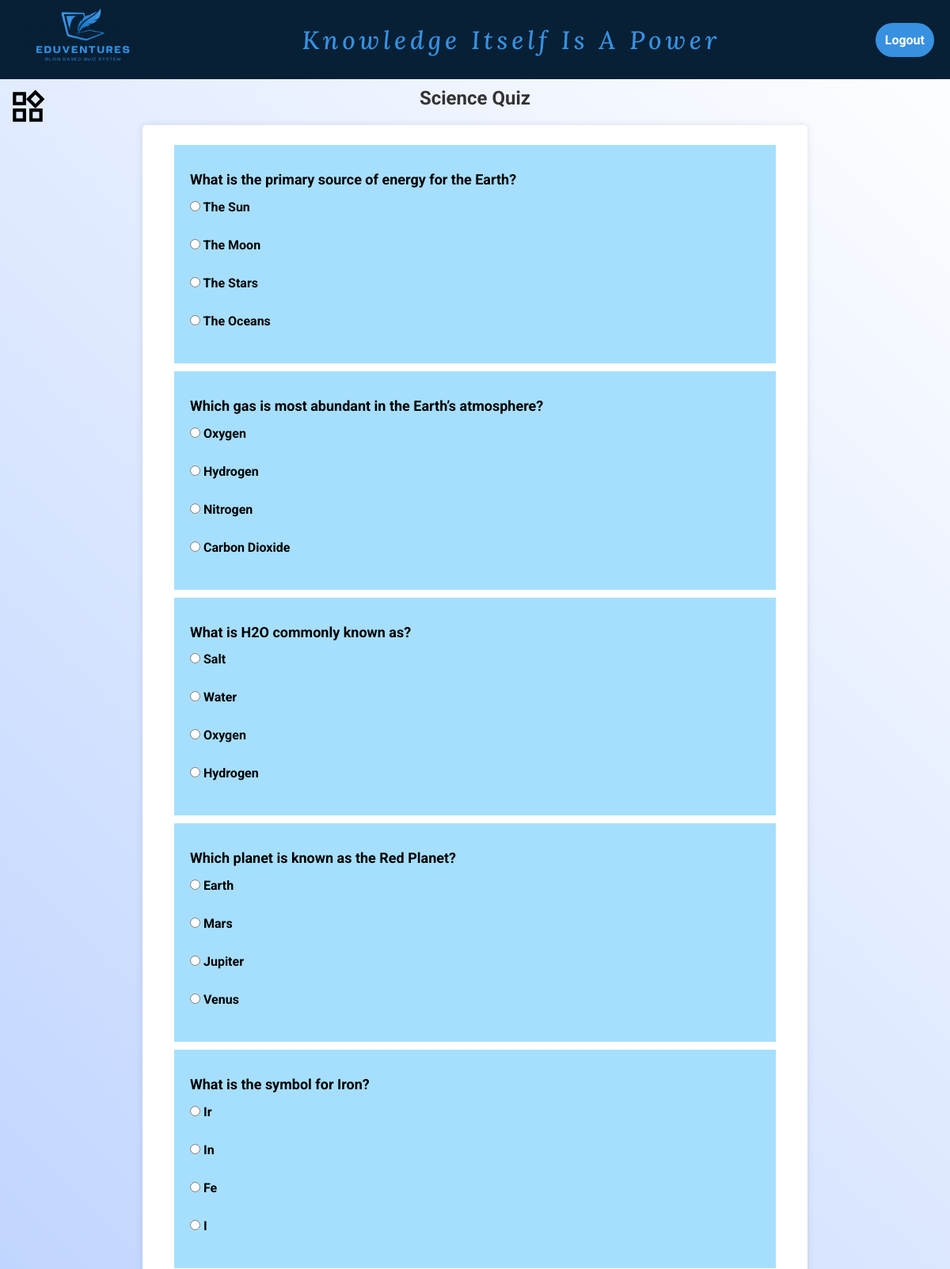
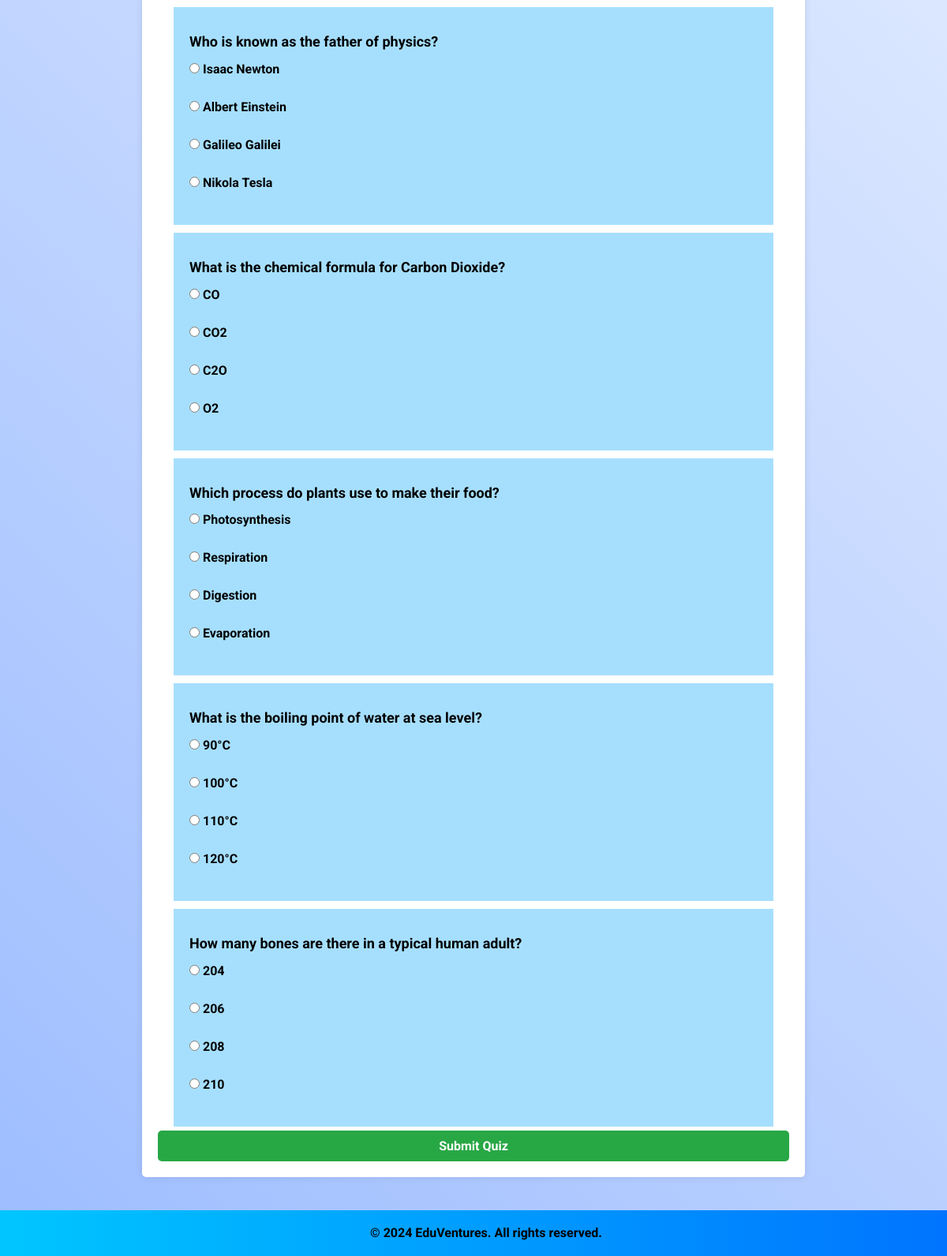
/quiz.php (signed in), run on the app's committed database (2 pictures, top to bottom).
### tables this page shows
CREATE TABLE `blogs` (
  `blog_id` int(11) NOT NULL,
  `title` varchar(100) NOT NULL,
  `description` text DEFAULT NULL,
  `created_at` timestamp NOT NULL DEFAULT current_timestamp()
);

CREATE TABLE `quiz_questions` (
  `question_id` int(11) NOT NULL,
  `blog_id` int(11) NOT NULL,
  `question` varchar(255) NOT NULL,
  `option1` varchar(100) NOT NULL,
  `option2` varchar(100) NOT NULL,
  `option3` varchar(100) NOT NULL,
  `option4` varchar(100) NOT NULL,
  `correct_option` int(11) NOT NULL
);

### quiz.php (the view, shortened to what this page needs)
<?php
require "partials/_dbconnect.php";
$blog_id = isset($_GET['blog_id']) ? intval($_GET['blog_id']) : 1;
$query = "SELECT * FROM quiz_questions WHERE blog_id = $blog_id";
$result = mysqli_query($conn, $query);
$title_query = "SELECT title FROM blogs WHERE blog_id = $blog_id";
$title_result = mysqli_query($conn, $title_query);
$title_row = mysqli_fetch_assoc($title_result);
$quiz_title = $title_row ? $title_row['title'] : 'Unknown Quiz';
$display_results = false;
mysqli_data_seek($result, 0);
?>
<!DOCTYPE html>
<html lang="en">
<head>
    <link rel="stylesheet" href="style.css">
    <link rel="stylesheet" href="style2.css">
    <link rel="stylesheet" href="quiz.css">
</head>
<body>
    <?php include 'partials/nav.php'; ?>
    <?php include 'partials/sidebar.php'; ?>
    <div class="main">
        <div class="q">
            <h2 style="margin-top:10px;"><?php echo $quiz_title; ?> Quiz</h2>
            <?php if (!$display_results): ?>
                <form method="post" action="">
                    <?php while ($question = mysqli_fetch_assoc($result)): ?>
                        <div class="c">
                            <p class="ques"><?php echo $question['question']; ?></p>
                            <?php for ($i = 1; $i <= 4; $i++): ?>
                                <label>
                                    <input type="radio" name="answer_<?php echo $question['question_id']; ?>" value="<?php echo $i; ?>">
                                    <?php echo $question["option$i"]; ?>
                                </label><br>
                            <?php endfor; ?>
                        </div>
                    <?php endwhile; ?>
                    <button type="submit">Submit Quiz</button>
                </form>
        <?php endif; ?>
        </div>
        <footer>
            <p style="text-align:center ;">&copy; 2024 EduVentures. All rights reserved.</p>
        </footer>
    </div>
</body>
</html>

### partials/nav.php (shortened to what this page needs)
<?php
if (isset($_SESSION['loggedin']) && $_SESSION['loggedin'] === true) {
    $logged = true;
} else {
    $logged = false;
}
echo '<div class="navbar">
        <div class="logo"><img src="./assets/logo.png" alt=""></div>
        <div class="typewriter">Knowledge Itself Is A Power</div>
        <div class="sidebtn">
     ';
if ($logged) {
    echo '
         <a href="logout.php"> <button class="logout btn">Logout</button></a>
         ';
} else {
    echo '
        <a href="login.php"> <button class="login btn ">LogIn</button></a>
        <a href="signup.php"><button class="signup btn ">SignUp</button></a>
    ';
}
echo '
        </div>
    </div>
    ';

### partials/sidebar.php (shortened to what this page needs)
<div class="ham"><img src="assets/ham.svg" alt=""></div>

### style.css (style rules this page uses)
* { margin: 0; padding: 0; font-family: "Roboto", sans-serif; font-weight: 700; }
body { background: linear-gradient(45deg, #9DBDFF, #FFFFFF); }
.navbar { height: 100px; background-color: #072036; position: sticky; top: 0; display: flex; justify-content: space-between; align-items: center; padding: 0 20px; z-index: 10; }
.typewriter { color: #3791E0; font-size: 2rem; font-family: "Lora", serif; font-weight: 500; font-style: italic; overflow: hidden; border-right: .15em solid #3791E0; white-space: nowrap; margin: 0 auto; letter-spacing: .15em; animation: typing 3.5s steps(40, end), blink-caret .75s step-end 3.5s forwards; }
.logo img { height: 90px; width: 170px; }
.sidebtn { display: flex; gap: 15px; }
.btn { border: 2px solid #3791E0; border-radius: 30px; padding: 10px; background-color: #3791E0; transition: all 0.5s ease; cursor: pointer; }
.ham { position: absolute; z-index: 50; padding: 10px; transition: all ease-in 0.3s; cursor: pointer; }
.ham img { height: 50px; width: 50px; }
.main { flex: 1; height: calc(100vh - 100px); overflow-y: auto; }
footer { background: linear-gradient(90deg, #00c6ff, #0072ff); padding: 1rem; text-align: center; color: #ffffff; font-size: 1rem; }

### style2.css (style rules this page uses)
p { font-size: 1em; color: #000000; line-height: 1.6; text-align: left; }
a { color: #0f0b0b; text-decoration: none; }
footer { position: fixed; bottom: 0; width: 100%; background: linear-gradient(90deg, #00c6ff, #0072ff); text-align: center; color: #ffffff; }

### quiz.css (style rules this page uses)
.c { background-color: #95d9fed4; margin: 5px; width: 90%; padding: 20px; }
.q { padding-bottom: 100px; }
h2 { color: #333; }
form { background: #fff; border-radius: 5px; padding: 20px; box-shadow: 0 0 10px rgba(0, 0, 0, 0.1); }
.ques { margin: 10px 0; font-size: 18px; }
label { display: block; margin: 5px 0; }
button { background-color: #28a745; color: #fff; border: none; padding: 10px 20px; border-radius: 5px; cursor: pointer; font-size: 16px; }
h2 { text-align: center; margin-bottom: 20px; }
form { max-width: 800px; margin: auto; display: flex; flex-direction: column; justify-content: center; align-items: center; }
button { width: 100%; }

### data on the page
blogs: title "Science"
quiz_questions: question "What is the primary source of energy for the Earth?", option1 "The Sun", option2 "The Moon", option3 "The Stars", option4 "The Oceans"
quiz_questions: question "Which gas is most abundant in the Earth’s atmosphere?", option1 "Oxygen", option2 "Hydrogen", option3 "Nitrogen", option4 "Carbon Dioxide"
quiz_questions: question "What is H2O commonly known as?", option1 "Salt", option2 "Water", option3 "Oxygen", option4 "Hydrogen"
quiz_questions: question "Which planet is known as the Red Planet?", option1 "Earth", option2 "Mars", option3 "Jupiter", option4 "Venus"
quiz_questions: question "What is the symbol for Iron?", option1 "Ir", option2 "In", option3 "Fe", option4 "I"
quiz_questions: question "Who is known as the father of physics?", option1 "Isaac Newton", option2 "Albert Einstein", option3 "Galileo Galilei", option4 "Nikola Tesla"
quiz_questions: question "What is the chemical formula for Carbon Dioxide?", option1 "CO", option2 "CO2", option3 "C2O", option4 "O2"
quiz_questions: question "Which process do plants use to make their food?", option1 "Photosynthesis", option2 "Respiration", option3 "Digestion", option4 "Evaporation"
quiz_questions: question "What is the boiling point of water at sea level?", option1 "90°C", option2 "100°C", option3 "110°C", option4 "120°C"
quiz_questions: question "How many bones are there in a typical human adult?", option1 "204", option2 "206", option3 "208", option4 "210"
